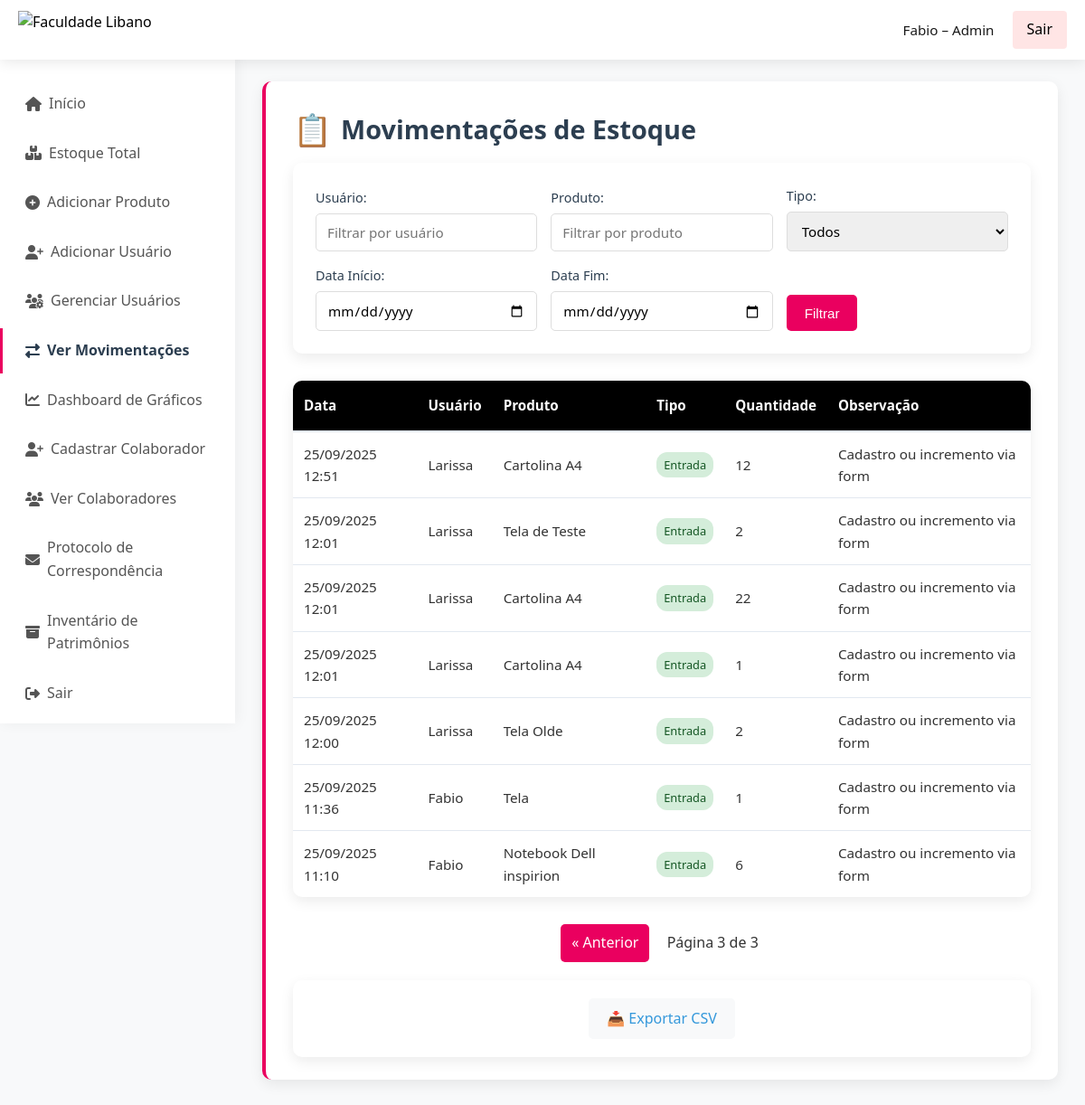
The page /movimentacoes/?page=3 (signed in) on the database as committed earlier.
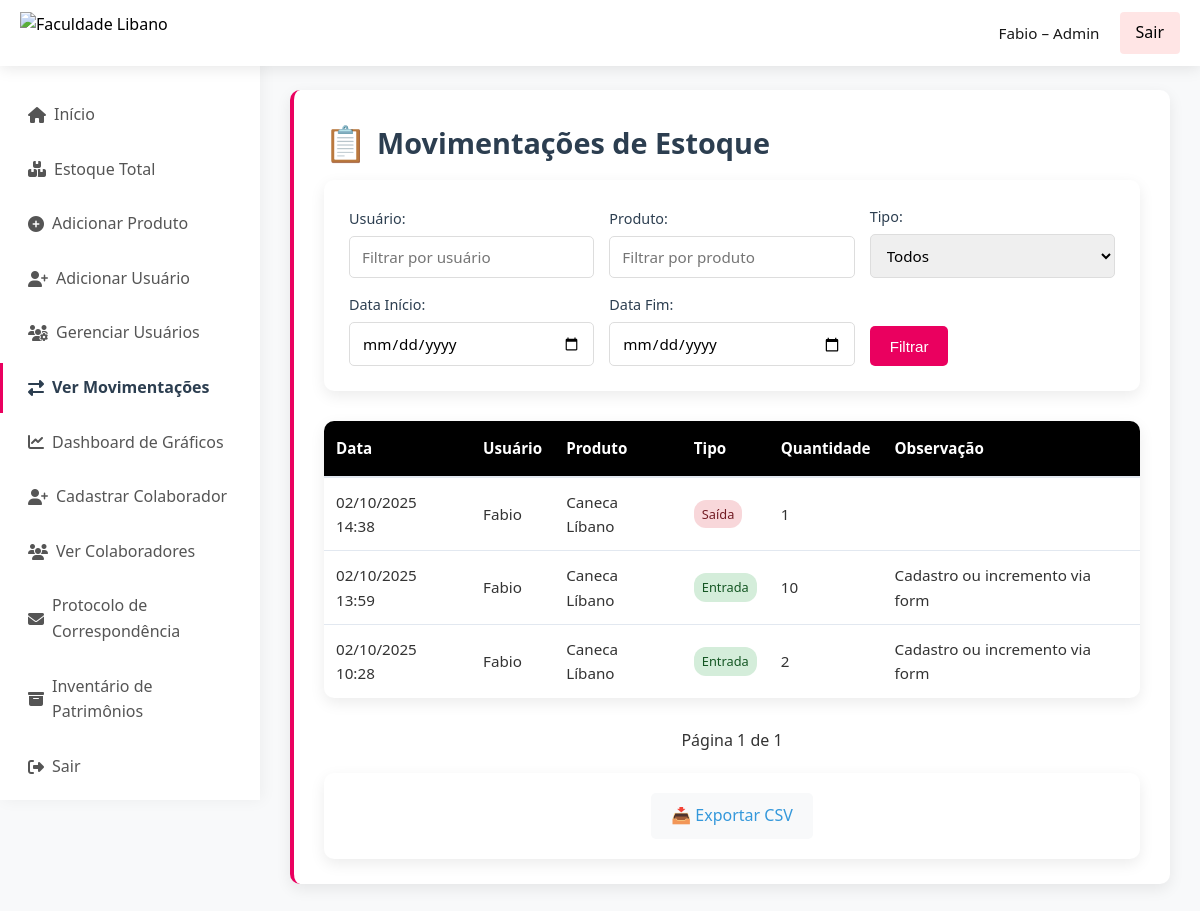
The same page on the database as committed later.
### estoque/models.py (models this page shows, shortened)
class Movimentacao(models.Model):
    TIPO_CHOICES = (
        ('entrada', 'Entrada'),
        ('saida', 'Saída'),
    )
    produto = models.ForeignKey(Produto, on_delete=models.CASCADE)
    usuario = models.ForeignKey(User, on_delete=models.SET_NULL, null=True)
    tipo = models.CharField(max_length=10, choices=TIPO_CHOICES)
    quantidade = models.PositiveIntegerField()
    data = models.DateTimeField(auto_now_add=True)
    observacao = models.TextField(blank=True)

class Produto(models.Model):
    nome = models.CharField(max_length=100)  # Nome do produto
    quantidade = models.IntegerField(default=0)  # Quantidade em estoque
    setor_responsavel = models.ForeignKey(
        Group,
        on_delete=models.SET_NULL,
        null=True,
        blank=True
    )
    data_entrada = models.DateTimeField(auto_now_add=True)
    observacoes = models.TextField(blank=True, null=True)
    class Meta:
        unique_together = ('nome', 'setor_responsavel')
        verbose_name_plural = "Produtos"

### estoque/views.py (the view)
# urls.py: path('movimentacoes/', views.movimentacoes, name='movimentacoes'),
@login_required(login_url='login')
@user_passes_test(is_admin)
def movimentacoes(request):
    movs = Movimentacao.objects.select_related('produto', 'usuario').order_by('-data')
    usuario = request.GET.get('usuario')
    produto = request.GET.get('produto')
    tipo = request.GET.get('tipo')
    data_inicio = request.GET.get('data_inicio')
    data_fim = request.GET.get('data_fim')
    if usuario:
        movs = movs.filter(usuario__username__icontains=usuario)
    if produto:
        movs = movs.filter(produto__nome__icontains=produto)
    if tipo:
        movs = movs.filter(tipo=tipo)
    if data_inicio:
        movs = movs.filter(data__date__gte=data_inicio)
    if data_fim:
        movs = movs.filter(data__date__lte=data_fim)
    paginator = Paginator(movs, 10)  # 10 itens por página
    page_number = request.GET.get('page')
    movs_page = paginator.get_page(page_number)
    hub_info = [{'nome_setor': g.name} for g in Group.objects.all()]
    return render(request, 'estoque/movimentacoes.html', {
        'movimentacoes': movs_page,
        'setores': Group.objects.all(),
        'hub_info': hub_info,
        'is_admin': request.user.is_superuser,  # controla a exibição dos links de admin
    })

### estoque/context_processors.py (called while the page is built)
def sidebar_context(request):
    if not request.user.is_authenticated:
        return {}
    is_admin = request.user.is_superuser or request.user.groups.filter(name__iexact='ADMIN').exists()
    pertence_geral = request.user.groups.filter(name__iexact='Geral').exists()
    user_groups = request.user.groups.all()
    setores = Group.objects.all() if is_admin else user_groups
    hub_info = [
        {
            'nome_setor': s.name,
            'total_produtos': Produto.objects.filter(setor_responsavel=s).count()
        }
        for s in setores
    ]
    return {
        'is_admin': is_admin,
        'pertence_geral': pertence_geral,
        'hub_info': hub_info,
    }

### estoque/views.py (called while the page is built)
def is_admin(user):
    return user.groups.filter(name='ADMIN').exists() or user.is_superuser

### estoque/templates/estoque/movimentacoes.html (shortened to what the changed rows need)
<!DOCTYPE html>
<html lang="pt-BR">
<head>
    <link rel="stylesheet" href="https://cdnjs.cloudflare.com/ajax/libs/font-awesome/6.5.1/css/all.min.css">
</head>
<body>
    <div class="content">
        <div class="page-header">
            <h1>Movimentações de Estoque</h1>
        <div class="table-container">
            <table class="movimentacoes-table">
                <thead>
                    <tr>
                        <th>Data</th>
                        <th>Usuário</th>
                        <th>Produto</th>
                        <th>Tipo</th>
                        <th>Quantidade</th>
                        <th>Observação</th>
                    </tr>
                </thead>
                <tbody>
                    {% for mov in movimentacoes %}
                    <tr>
                        <td>{{ mov.data|date:"d/m/Y H:i" }}</td>
                        <td>{{ mov.usuario.username }}</td>
                        <td>{{ mov.produto.nome }}</td>
                        <td>
                            <span class="tipo-badge {% if mov.tipo == 'entrada' %}tipo-entrada{% else %}tipo-saida{% endif %}">
                                {{ mov.get_tipo_display }}
                            </span>
                        </td>
                        <td>{{ mov.quantidade }}</td>
                        <td>{{ mov.observacao }}</td>
                    </tr>
                    {% empty %}
                    <tr>
                        <td colspan="6" class="empty-message">Nenhuma movimentação encontrada</td>
                    </tr>
                    {% endfor %}
                </tbody>
            </table>
        </div>
<div class="pagination">
    {% if movimentacoes.has_previous %}
        <a href="?page={{ movimentacoes.previous_page_number }}">&laquo; Anterior</a>
    {% endif %}
    <span>Página {{ movimentacoes.number }} de {{ movimentacoes.paginator.num_pages }}</span>
</div>
    </div>
</body>
</html>

Rows that differ between the two databases and show on the page:
removed Movimentacao: data "25/09/2025 12:51", usuario.username "Larissa", produto.nome "Cartolina A4", tipo "Entrada", quantidade "12", observacao "Cadastro ou incremento via form"
removed Movimentacao: data "25/09/2025 12:01", usuario.username "Larissa", produto.nome "Tela de Teste", tipo "Entrada", quantidade "2", observacao "Cadastro ou incremento via form"
removed Movimentacao: data "25/09/2025 12:01", usuario.username "Larissa", produto.nome "Cartolina A4", tipo "Entrada", quantidade "22", observacao "Cadastro ou incremento via form"
removed Movimentacao: data "25/09/2025 12:01", usuario.username "Larissa", produto.nome "Cartolina A4", tipo "Entrada", quantidade "1", observacao "Cadastro ou incremento via form"
changed Movimentacao: data "25/09/2025 12:00" → "02/10/2025 14:38"; usuario.username "Larissa" → "Fabio"; produto.nome "Tela Olde" → "Caneca Líbano"; tipo "Entrada" → "Saída"; quantidade "2" → "1"; observacao "Cadastro ou incremento via form" → (not shown)
changed Movimentacao (number 2 of 3 on the later page): data "25/09/2025 11:36" → "02/10/2025 13:59"; produto.nome "Tela" → "Caneca Líbano"; quantidade "1" → "10"
changed Movimentacao (number 3 of 3 on the later page): data "25/09/2025 11:10" → "02/10/2025 10:28"; produto.nome "Notebook Dell inspirion" → "Caneca Líbano"; quantidade "6" → "2"
Other text that changed with them:
{{ movimentacoes.number }}: "3" → "1"
{{ movimentacoes.paginator.num_pages }}: "3" → "1"
text no longer shown: "« Anterior"
